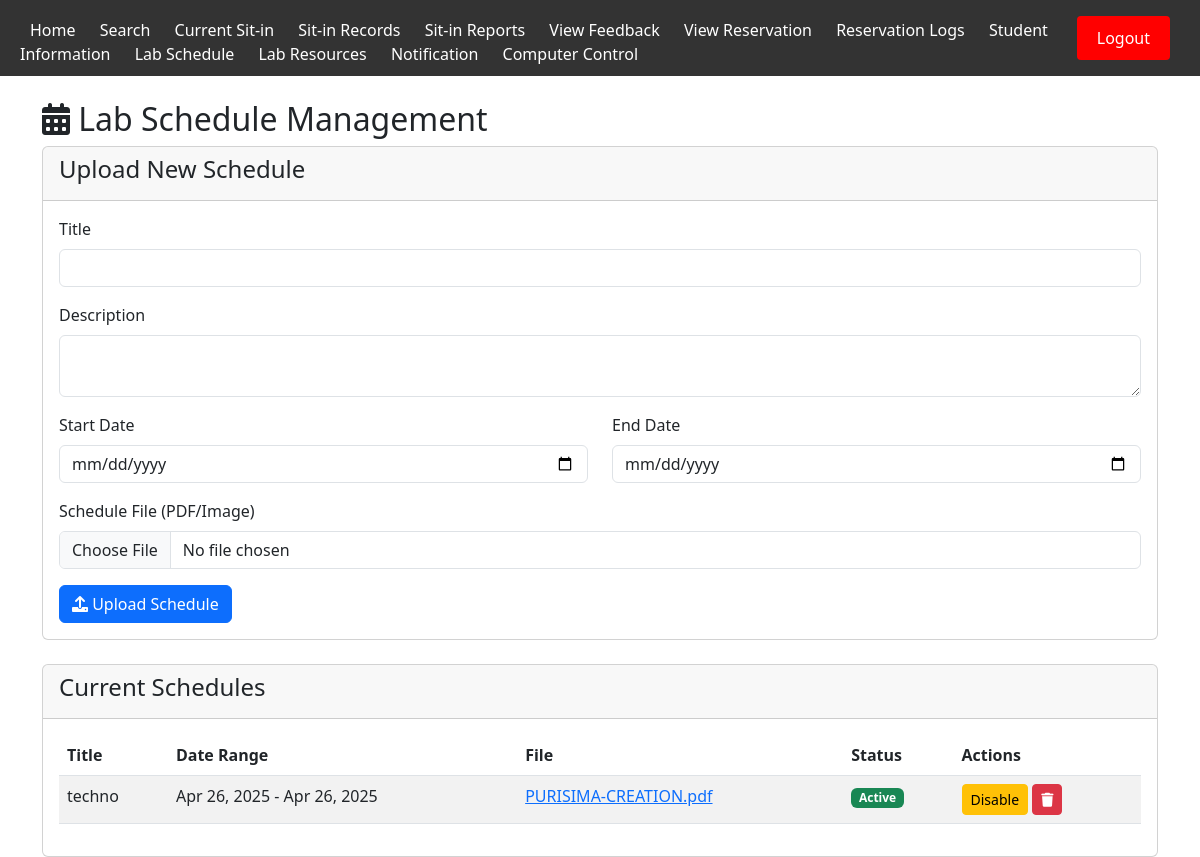
The app's page /lab_schedule.php with its own data.
### tables this page shows
CREATE TABLE `lab_schedules` (
  `id` int(11) NOT NULL,
  `title` varchar(255) NOT NULL,
  `description` text DEFAULT NULL,
  `file_name` varchar(255) NOT NULL,
  `file_path` varchar(255) NOT NULL,
  `file_type` varchar(50) NOT NULL,
  `file_size` int(11) NOT NULL,
  `uploaded_by` varchar(50) NOT NULL,
  `is_active` tinyint(1) DEFAULT 1,
  `uploaded_at` timestamp NOT NULL DEFAULT current_timestamp(),
  `schedule_date` date DEFAULT NULL,
  `schedule_end_date` date DEFAULT NULL
);

### lab_schedule.php (the view, shortened to what this page needs)
<?php
include 'db_connect.php';
$schedules = $conn->query("SELECT * FROM lab_schedules ORDER BY schedule_date DESC");
?>
<!DOCTYPE html>
<html>
<head>
    <link href="https://cdn.jsdelivr.net/npm/bootstrap@5.3.0/dist/css/bootstrap.min.css" rel="stylesheet">
    <link rel="stylesheet" href="https://cdnjs.cloudflare.com/ajax/libs/font-awesome/6.0.0/css/all.min.css">
</head>
<body>
<div class="header">
    <div>
        <a href="admin_home.php">Home</a>
        <a href="#" id="searchLink">Search</a>
        <a href="view_current_sitin.php">Current Sit-in</a>
        <a href="view_sitin.php">Sit-in Records</a>
        <a href="sitin_reports.php">Sit-in Reports</a>
        <a href="view_feedback.php">View Feedback</a>
        <a href="view_reservation.php">View Reservation</a>
        <a href="reservation_logs.php">Reservation Logs</a>
        <a href="student_management.php">Student Information</a>
        <a href="lab_schedule.php">Lab Schedule</a>
        <a href="lab_resources.php">Lab Resources</a>
        <a href="admin_notification.php">Notification</a>
        <a href="computer_control.php">Computer Control</a>
    </div>
    <a href="logout.php" class="logout-btn">Logout</a>
</div>
<div class="container mt-4">
    <h2><i class="fas fa-calendar-alt"></i> Lab Schedule Management</h2>
    <div class="card mb-4">
        <div class="card-header">
            <h4>Upload New Schedule</h4>
        </div>
        <div class="card-body">
            <form method="POST" enctype="multipart/form-data">
                <div class="mb-3">
                    <label class="form-label">Title</label>
                    <input type="text" name="title" class="form-control" required>
                </div>
                <div class="mb-3">
                    <label class="form-label">Description</label>
                    <textarea name="description" class="form-control"></textarea>
                </div>
                <div class="row mb-3">
                    <div class="col-md-6">
                        <label class="form-label">Start Date</label>
                        <input type="date" name="start_date" class="form-control" required>
                    </div>
                    <div class="col-md-6">
                        <label class="form-label">End Date</label>
                        <input type="date" name="end_date" class="form-control" required>
                    </div>
                </div>
                <div class="mb-3">
                    <label class="form-label">Schedule File (PDF/Image)</label>
                    <input type="file" name="schedule_file" class="form-control" accept=".pdf,.jpg,.jpeg,.png" required>
                </div>
                <button type="submit" class="btn btn-primary">
                    <i class="fas fa-upload"></i> Upload Schedule
                </button>
            </form>
        </div>
    </div>
    <div class="card">
        <div class="card-header">
            <h4>Current Schedules</h4>
        </div>
        <div class="card-body">
            <div class="table-responsive">
                <table class="table table-striped">
                    <thead>
                        <tr>
                            <th>Title</th>
                            <th>Date Range</th>
                            <th>File</th>
                            <th>Status</th>
                            <th>Actions</th>
                        </tr>
                    </thead>
                    <tbody>
                        <?php while ($schedule = $schedules->fetch_assoc()): ?>
                        <tr>
                            <td><?= htmlspecialchars($schedule['title']) ?></td>
                            <td>
                                <?= date('M j, Y', strtotime($schedule['schedule_date'])) ?> -
                                <?= date('M j, Y', strtotime($schedule['schedule_end_date'])) ?>
                            </td>
                            <td>
                                <a href="<?= htmlspecialchars($schedule['file_path']) ?>" target="_blank">
                                    <?= htmlspecialchars($schedule['file_name']) ?>
                                </a>
                            </td>
                            <td>
                                <span class="badge bg-<?= $schedule['is_active'] ? 'success' : 'secondary' ?>">
                                    <?= $schedule['is_active'] ? 'Active' : 'Inactive' ?>
                                </span>
                            </td>
                            <td>
                                <form method="POST" style="display:inline">
                                    <button type="submit" name="toggle_status" class="btn btn-sm btn-<?= $schedule['is_active'] ? 'warning' : 'success' ?>">
                                        <?= $schedule['is_active'] ? 'Disable' : 'Enable' ?>
                                    </button>
                                </form>
                                <form method="POST" style="display:inline" onsubmit="return confirm('Are you sure you want to delete this schedule?');">
                                    <button type="submit" name="delete_schedule" class="btn btn-sm btn-danger">
                                        <i class="fas fa-trash"></i>
                                    </button>
                                </form>
                            </td>
                        </tr>
                        <?php endwhile; ?>
                    </tbody>
                </table>
            </div>
        </div>
    </div>
</div>
</body>
</html>

### lab_schedule.php (style rules this page uses)
.header { background-color: #333; color: white; padding: 10px 20px; display: flex; justify-content: space-between; align-items: center; }
.header a { color: white; text-decoration: none; margin: 0 10px; }
.logout-btn { display: inline-block; padding: 10px 20px; background: red; color: white; text-decoration: none; border-radius: 4px; margin-top: 20px; }

### records on screen
lab_schedules: title "techno", schedule_date "Apr 26, 2025", schedule_end_date "Apr 26, 2025", file_name "PURISIMA-CREATION.pdf", is_active "Active"
